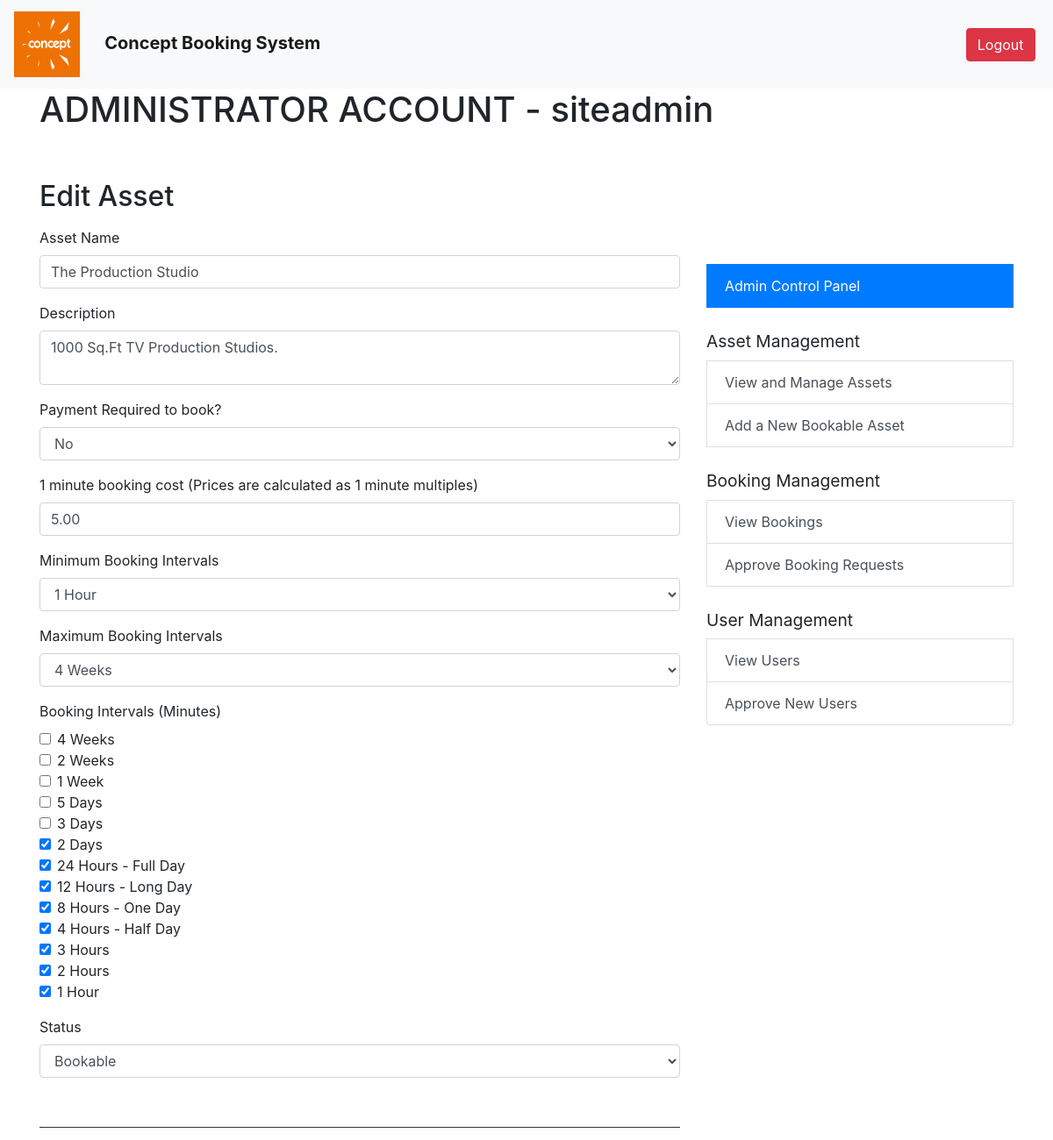
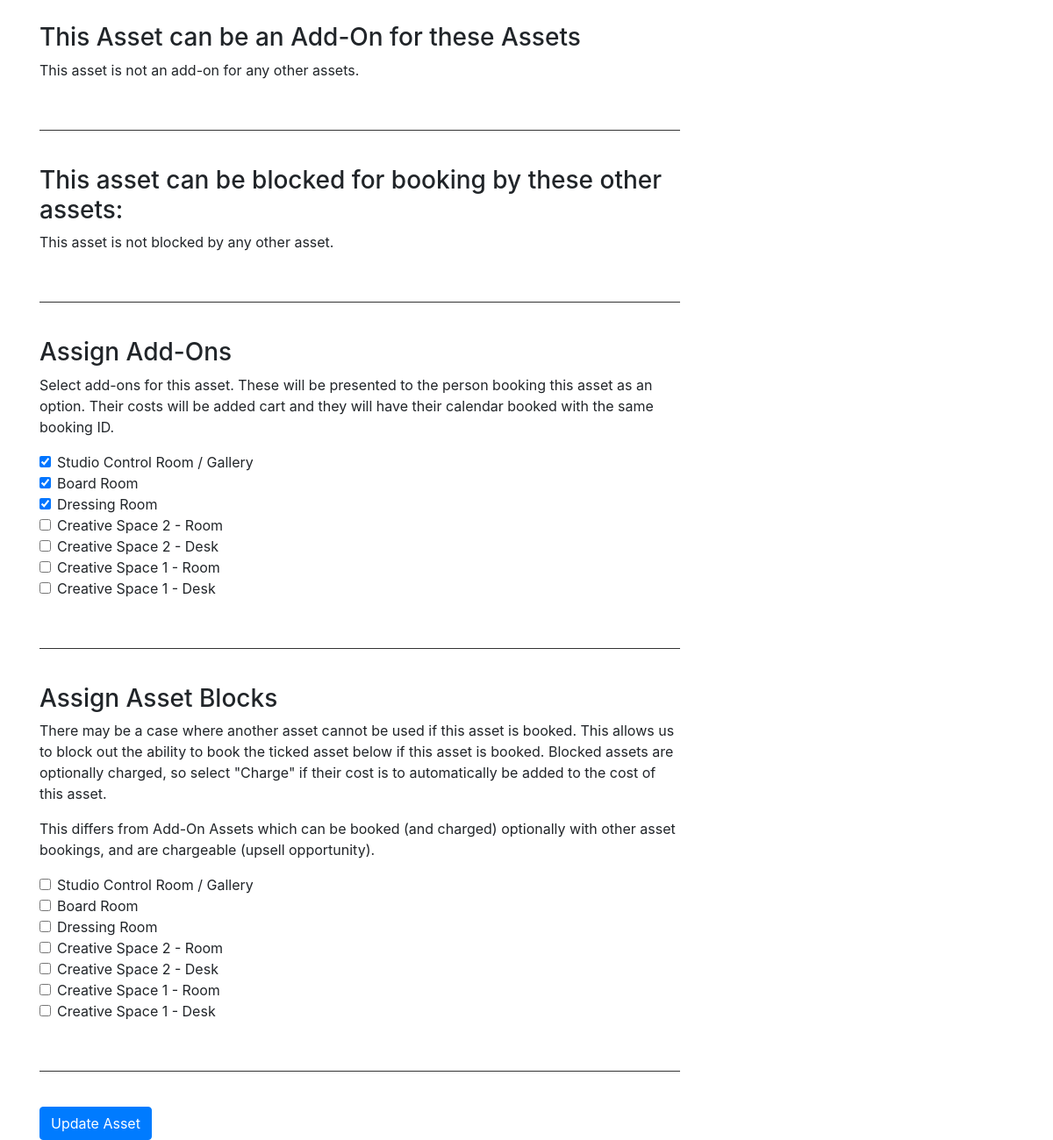
Screenshot of /app/admin_asset_edit.php?id=1 (signed in) with the database file from the repository (2 pictures, top to bottom).
### tables this page shows
CREATE TABLE `Assets` (
  `AssetID` int(11) NOT NULL AUTO_INCREMENT,
  `AssetName` varchar(255) NOT NULL,
  `Description` text DEFAULT NULL,
  `PaymentRequired` text DEFAULT NULL,
  `MinBookingValue` decimal(10,2) DEFAULT NULL,
  `MinBookingIntervals` int(11) DEFAULT NULL,
  `Status` varchar(50) DEFAULT NULL,
  `MaxBookingIntervals` int(11) DEFAULT NULL,
  `BookingIntervals` varchar(255) NOT NULL,
  PRIMARY KEY (`AssetID`)
);

### app/admin_asset_edit.php (the view, shortened to what this page needs)
<?php
$conn = new mysqli($servername, $username, $password, $dbname);
$asset = null;
$addOns = [];
$allAssets = [];
$bookingIntervals = [
    967680 => "4 Weeks",
    20160 => "2 Weeks",
    10080 => "1 Week",
    7200 => "5 Days",
    4320 => "3 Days",
    2880 => "2 Days",
    1440 => "24 Hours - Full Day",
    720 => "12 Hours - Long Day",
    480 => "8 Hours - One Day",
    240 => "4 Hours - Half Day",
    180 => "3 Hours",
    120 => "2 Hours",
    60 => "1 Hour",
    30 => "30 Minutes",
    15 => "15 Minutes",
    10 => "10 Minutes",
    5 => "5 Minutes"
];
if (isset($_GET['id'])) {
    $assetId = $_GET['id'];
    $sql = "SELECT * FROM Assets WHERE AssetID = ?";
    if (!$stmt = $conn->prepare($sql)) {
        die("SQL preparation error: " . $conn->error);
    }
    $stmt->bind_param("i", $assetId);
    $stmt->execute();
    $result = $stmt->get_result();
    $asset = $result->fetch_assoc();
    $asset['BookingIntervals'] = explode(',', $asset['BookingIntervals']);
    $addOnSql = "SELECT a.AssetID, a.AssetName FROM AssetAddOns aa
                 JOIN Assets a ON aa.AddOnID = a.AssetID
                 WHERE aa.AssetID = ?";
    $addOnStmt = $conn->prepare($addOnSql);
    $addOnStmt->bind_param("i", $assetId);
    $addOnStmt->execute();
    $addOnResult = $addOnStmt->get_result();
    while ($addOnRow = $addOnResult->fetch_assoc()) {
        $addOns[] = $addOnRow;
    }
    $assetBlocks = [];
    $allAssetsSql = "SELECT AssetID, AssetName FROM Assets WHERE AssetID != ?";
    $allAssetsStmt = $conn->prepare($allAssetsSql);
    $allAssetsStmt->bind_param("i", $assetId);
    $allAssetsStmt->execute();
    $allAssetsResult = $allAssetsStmt->get_result();
    while ($allAssetRow = $allAssetsResult->fetch_assoc()) {
        $allAssets[$allAssetRow['AssetID']] = $allAssetRow['AssetName'];
    }
}
$selectedMinInterval = isset($asset['MinBookingIntervals']) ? $asset['MinBookingIntervals'] : 0;
$selectedMaxInterval = isset($asset['MaxBookingIntervals']) ? $asset['MaxBookingIntervals'] : PHP_INT_MAX;
$mainAssets = [];
$blockedForAssets = [];
?>
<!DOCTYPE html>
<html lang="en">
<head>
    <link href="https://stackpath.bootstrapcdn.com/bootstrap/4.3.1/css/bootstrap.min.css" rel="stylesheet">
</head>
<body>
    <?php require 'x-header.php'; ?>
    <div class="container">
        <?php echo '<h1>ADMINISTRATOR ACCOUNT - ' . htmlspecialchars($_SESSION["username"]) . '</h1><br/><br/> '?>
        <div class="row">
            <div class="col-8">
                <h2>Edit Asset</h2>
                <form action="<?php echo htmlspecialchars($_SERVER["PHP_SELF"]) . '?id=' . $assetId; ?>" method="post">
                    <div class="form-group">
                        <label>Asset Name</label>
                        <input type="text" name="assetName" class="form-control" value="<?php echo htmlspecialchars($asset['AssetName']); ?>" required>
                    </div>
                    <div class="form-group">
                        <label>Description</label>
                        <textarea name="description" class="form-control" required><?php echo htmlspecialchars($asset['Description']); ?></textarea>
                    </div>
                    <div class="form-group">
                        <label>Payment Required to book?</label>
                        <select name="paymentRequired" class="form-control">
                            <option value="0" <?php echo !$asset['PaymentRequired'] ? 'selected' : ''; ?>>No</option>
                        </select>
                    </div>
                    <div class="form-group">
                        <label>1 minute booking cost (Prices are calculated as 1 minute multiples)</label>
                        <input type="number" step="0.01" name="minBookingValue" class="form-control" value="<?php echo htmlspecialchars($asset['MinBookingValue']); ?>">
                    </div>
                    <div class="form-group">
                        <label>Minimum Booking Intervals</label>
                        <select name="minBookingIntervals" class="form-control">
                            <?php foreach ($bookingIntervals as $intervalValue => $intervalLabel): ?>
                                <option value="<?= $intervalValue ?>" <?= $intervalValue == $selectedMinInterval ? 'selected' : '' ?>>
                                    <?= $intervalLabel ?>
                                </option>
                            <?php endforeach; ?>
                        </select>
                    </div>
                    <div class="form-group">
                        <label>Maximum Booking Intervals</label>
                        <select name="maxBookingIntervals" class="form-control">
                            <?php foreach ($bookingIntervals as $intervalValue => $intervalLabel): ?>
                                <option value="<?= $intervalValue ?>" <?= $intervalValue == $selectedMaxInterval ? 'selected' : '' ?>>
                                    <?= $intervalLabel ?>
                                </option>
                            <?php endforeach; ?>
                        </select>
                    </div>
                    <div class="form-group">
                        <label>Booking Intervals (Minutes)</label>
                        <?php foreach ($bookingIntervals as $intervalValue => $intervalLabel): ?>
                            <?php if ($intervalValue >= $selectedMinInterval && $intervalValue <= $selectedMaxInterval): ?>
                                <div class="form-check">
                                    <input class="form-check-input" type="checkbox" name="bookingIntervals[]" id="interval_<?= $intervalValue ?>" value="<?= $intervalValue ?>" <?= in_array((string)$intervalValue, $asset['BookingIntervals']) ? 'checked' : '' ?>>
                                    <label class="form-check-label" for="interval_<?= $intervalValue ?>"><?= $intervalLabel ?></label>
                                </div>
                            <?php endif; ?>
                        <?php endforeach; ?>
                    </div>
                    <div class="form-group">
                        <label>Status</label>
                        <select name="status" class="form-control">
                            <option value="0" <?php echo $asset['Status'] == 0 ? 'selected' : ''; ?>>Bookable</option>
                        </select>
                    </div>
                    <br/><hr style="height:1px;border:none;color:#333;background-color:#333;"><br/>
                    <h3>This Asset can be an Add-On for these Assets</h3>
                    <?php if (!empty($mainAssets)): ?>
                        <ul>
                            <?php foreach ($mainAssets as $mainAsset): ?>
                                <li><?php echo htmlspecialchars($mainAsset['AssetName']); ?></li>
                            <?php endforeach; ?>
                        </ul>
                    <?php else: ?>
                        <p>This asset is not an add-on for any other assets.</p>
                    <?php endif; ?>
                    <br/><hr style="height:1px;border:none;color:#333;background-color:#333;"><br/>
                    <h3>This asset can be blocked for booking by these other assets:</h3>
                    <?php if (!empty($blockedForAssets)): ?>
                        <ul>
                            <?php foreach ($blockedForAssets as $blockedAsset): ?>
                                <li><?php echo htmlspecialchars($blockedAsset['AssetName']); ?></li>
                            <?php endforeach; ?>
                        </ul>
                    <?php else: ?>
                        <p>This asset is not blocked by any other asset.</p>
                    <?php endif; ?>
                    <br/><hr style="height:1px;border:none;color:#333;background-color:#333;"><br/>
                    <h3>Assign Add-Ons</h3>
                    <p>Select add-ons for this asset.  These will be presented to the person booking this asset as an option.  Their costs will be added cart and they will have their calendar booked with the same booking ID.</p>
                    <div class="form-group">
                        <?php foreach ($allAssets as $id => $name): ?>
                            <div class="form-check">
                                <input type="checkbox" class="form-check-input" id="addon-<?php echo $id; ?>" name="addOns[]" value="<?php echo $id; ?>" <?php echo in_array($id, array_column($addOns, 'AssetID')) ? 'checked' : ''; ?>>
                                <label class="form-check-label" for="addon-<?php echo $id; ?>">
                                    <?php echo htmlspecialchars($name); ?>
                                </label>
                            </div>
                        <?php endforeach; ?>
                    </div>
                    <br/><hr style="height:1px;border:none;color:#333;background-color:#333;"><br/>
                    <h3>Assign Asset Blocks</h3>
                    <p>There may be a case where another asset cannot be used if this asset is booked.  This allows us to block out the ability to book the ticked asset below if this asset is booked.  Blocked assets are optionally charged, so select "Charge" if their cost is to automatically be added to the cost of this asset.</p>
                    <p>This differs from Add-On Assets which can be booked (and charged) optionally with other asset bookings, and are chargeable (upsell opportunity).</p>
                    <div class="form-group">
                        <?php foreach ($allAssets as $id => $name): ?>
                            <div class="form-check">
                                <input type="checkbox" class="form-check-input" id="block-<?php echo $id; ?>" name="assetBlocks[]" value="<?php echo $id; ?>" <?php echo in_array($id, array_column($assetBlocks, 'AssetID')) ? 'checked' : ''; ?>>
                                <label class="form-check-label" for="block-<?php echo $id; ?>">
                                    <?php echo htmlspecialchars($name); ?>
                                </label>
                            </div>
                        <?php endforeach; ?>
                    </div>
                    <br/><hr style="height:1px;border:none;color:#333;background-color:#333;"><br/>
                    <button type="submit" class="btn btn-primary">Update Asset</button>
                    <br/>
                </form>
            </div>
            <div class="col-4">
                <?php require_once 'x-admin-controls.php'; ?>
            </div>
        </div>
    </div>
</body>
</html>

### rows the page displays
assets: assetName "The Production Studio", description "1000 Sq.Ft TV Production Studios.", paymentRequired "No", minBookingValue "5.00", minBookingIntervals "1 Hour", maxBookingIntervals "4 Weeks", status "Bookable"

### other values shown
$_SESSION["username"] "siteadmin"
$intervalLabel "4 Weeks"
$intervalLabel "2 Weeks"
$intervalLabel "1 Week"
$intervalLabel "5 Days"
$intervalLabel "3 Days"
$intervalLabel "2 Days"
$intervalLabel "24 Hours - Full Day"
$intervalLabel "12 Hours - Long Day"
$intervalLabel "8 Hours - One Day"
$intervalLabel "4 Hours - Half Day"
$intervalLabel "3 Hours"
$intervalLabel "2 Hours"
$intervalLabel "1 Hour"
$name "Studio Control Room / Gallery"
